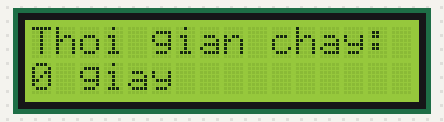
Recording of a program running on a simulated ESP32. Shown: 16×2 character LCD. What the program prints to the serial monitor is not drawn.

Above: at 0.1 s.
At 4.1 s:
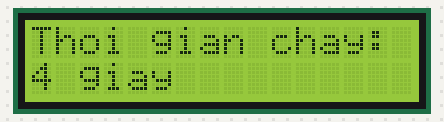
At 9.1 s:
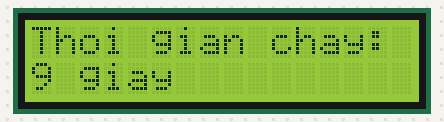
At 19.1 s:
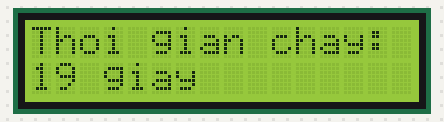
At 29.1 s:
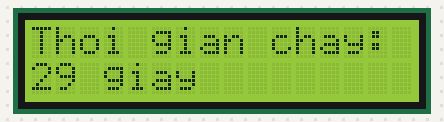
At 39.1 s:
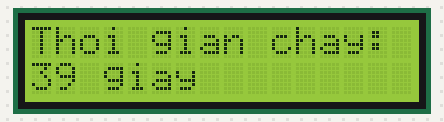

Measured:
- what the display in image 1 shows lasts 1.0 s, from 4.0 s to 5.0 s

The program:

main.cpp
```cpp
#include <Arduino.h>
#include <Wire.h>
#include <LiquidCrystal_I2C.h>

// ========================================================
// LAB 01 - BÀI 5: BỘ ĐẾM THỜI GIAN UPTIME TRÊN LCD
// ========================================================

// Khởi tạo LCD 16x2 với địa chỉ I2C 0x27
LiquidCrystal_I2C lcd(0x27, 16, 2);

// Lưu số giây lần trước để chỉ làm mới màn hình khi có thay đổi
unsigned long lastSeconds = 0xFFFFFFFF;

void setup() {
  Serial.begin(115200);

  // Khởi tạo bus I2C cho ESP32 (SDA = GPIO21, SCL = GPIO22)
  Wire.begin(21, 22);

  // Khởi động màn hình LCD và bật đèn nền
  lcd.init();
  lcd.backlight();

  // Hiển thị nội dung cố định ở dòng 1
  lcd.setCursor(0, 0);
  lcd.print("Thoi gian chay:");

  Serial.println("--- KHOI DONG BAI 5: BO DEM UPTIME LCD ---");
}

void loop() {
  // Tính số giây hoạt động dựa vào millis()
  unsigned long currentSeconds = millis() / 1000;

  // Chỉ cập nhật màn hình khi số giây tăng lên để tránh chớp giật màn hình
  if (currentSeconds != lastSeconds) {
    lastSeconds = currentSeconds;

    // Định dạng chuỗi hiển thị có độ rộng cố định 16 ký tự để xóa sạch ký tự thừa
    char lineBuffer[17];
    char text[16];
    snprintf(text, sizeof(text), "%lu giay", currentSeconds);
    snprintf(lineBuffer, sizeof(lineBuffer), "%-16s", text);

    lcd.setCursor(0, 1);
    lcd.print(lineBuffer);

    // In thông tin ra Serial Monitor
    Serial.print("Thoi gian chay: ");
    Serial.print(currentSeconds);
    Serial.println(" giay");
  }
}
```
